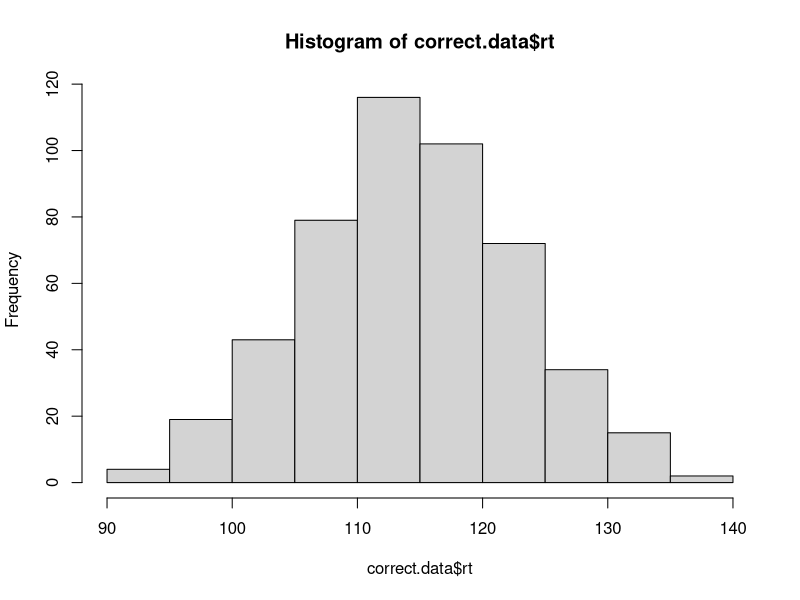
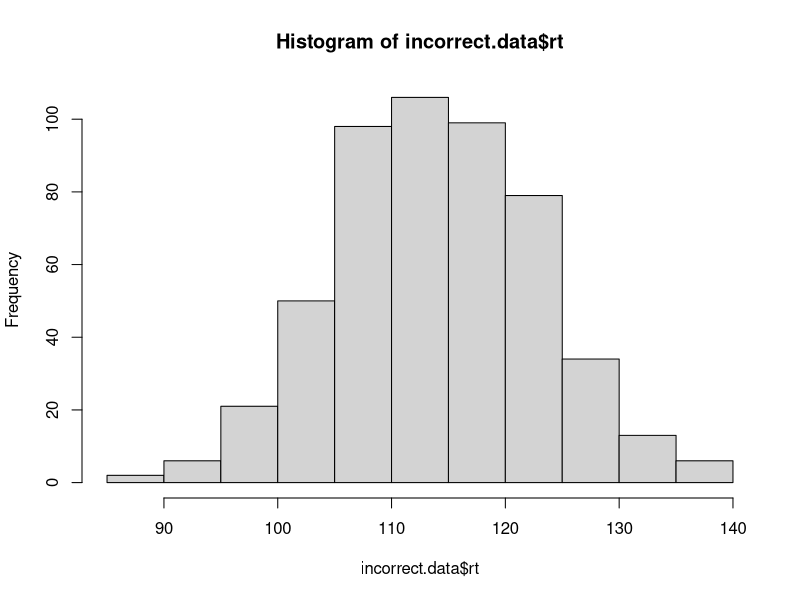

Here is the R script that generated these plots, in order:
################### Revisions: ##################### 
## No revisions were necessary; my code is functionally equivalent to yours.

###########################################################################
# the model should return a data frame with two columns: correct and rt
# the correct column should be TRUE or FALSE, and rt should contain the
# number of steps it took to reach the criterion.

# note that the function takes four arguments:
# samples is the number of samples to draw from the model
# rate.1 is the evidence accumulation rate for the correct response (default value is 40)
# rate.1 is the evidence accumulation rate for the incorrect response (default value is 40)
# criterion is the threshold for a response (default value is 3)

# one oddity: note that higher values for rate.1 and rate.2 will actually produce slower RTs.
# this is because the rate parameter is controlling the rate of decay of the exponential distribution,
# so faster rates mean that less evidence is likely to accumulate on each step. we could make
# these parameters more intuitive by taking 1/rate.1 and 1/rate.2 as the values to rexp().

accumulator.model <- function(samples, rate.1=40, rate.2=40, criterion=3){
  
  rt.array <- c()
  accuracy.array <- c()
  for(i in 1:samples){
    sum.1 <- 0
    sum.2 <- 0
    steps <- 0
    correctness <- FALSE
    while((sum.1 <= criterion) && (sum.2 <= criterion)){
      sum.1 <- sum.1 + rexp(1, rate.1)
      sum.2 <- sum.2 + rexp(1, rate.2)
      steps <- steps + 1
    }
    if((sum.1 >= criterion) && (sum.1 >= sum.2)) {
      correctness <- TRUE
    }
    accuracy.array <- c(accuracy.array, correctness)
    rt.array <- c(rt.array, steps)
    
  }
  
  output <- data.frame(
    correct = accuracy.array,
    rt = rt.array
  )
  
  return(output)
}

# test the model ####

# if the model is working correctly, then the line below should generate a data frame with 
# 1000 samples and about half of the samples should be correct. the average rt will probably
# be around 112, but might vary from that by a bit.

initial.test <- accumulator.model(1000)
sum(initial.test$correct) / length(initial.test$correct) # should be close to 0.5
mean(initial.test$rt) # should be about 112

# visualize the RT distributions ####

# we can use dplyr to filter the data and visualize the correct and incorrect RT distributions

library(dplyr)

correct.data <- initial.test %>% filter(correct==TRUE)
incorrect.data <- initial.test %>% filter(correct==FALSE)

hist(correct.data$rt)
hist(incorrect.data$rt)
